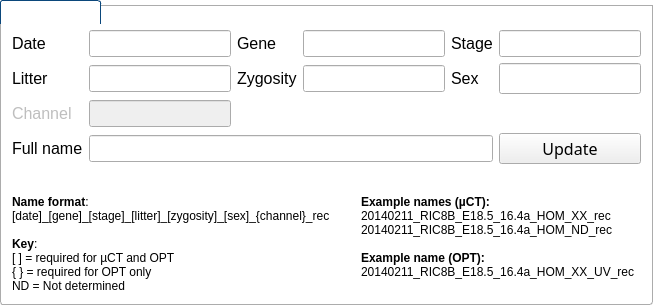
           <widget class="QGroupBox" name="groupBoxID">
            <property name="font">
             <font>
              <pointsize>12</pointsize>
             </font>
            </property>
            <property name="styleSheet">
             <string notr="true">QGroupBox
{
    background-color:transparent;
    border-bottom-left-radius: 3px;
    border-bottom-right-radius: 3px;
    border: 1px solid #acacac;
    margin-top: 5px;
}

QGroupBox::title
{
    subcontrol-origin: margin;
    border-top-left-radius: 3px;
    border-top-right-radius: 3px;
    border: 1px solid #0b477b;
    border-bottom: none;
    background-color: qlineargradient(x1: 0, y1: 0, x2: 0, y2: 1,
        stop: 0 #005192, stop: 1 #002f60);
    padding: 2 2px;
    color: white;
}</string>
            </property>
            <property name="title">
             <string>Identification</string>
            </property>
            <layout class="QGridLayout" name="gridLayout_6">
             <item row="0" column="0">
              <spacer name="verticalSpacer_3">
               <property name="orientation">
                <enum>Qt::Vertical</enum>
               </property>
               <property name="sizeType">
                <enum>QSizePolicy::Fixed</enum>
               </property>
               <property name="sizeHint" stdset="0">
                <size>
                 <width>20</width>
                 <height>13</height>
                </size>
               </property>
              </spacer>
             </item>
             <item row="1" column="0">
              <layout class="QVBoxLayout" name="verticalLayout">
               <item>
                <layout class="QGridLayout" name="gridLayoutIDs">
                 <item row="0" column="4">
                  <widget class="QLabel" name="labelAge">
                   <property name="font">
                    <font>
                     <pointsize>12</pointsize>
                    </font>
                   </property>
                   <property name="text">
                    <string>Stage</string>
                   </property>
                  </widget>
                 </item>
                 <item row="0" column="3">
                  <widget class="QLineEdit" name="lineEditGroup">
                   <property name="font">
                    <font>
                     <pointsize>12</pointsize>
                    </font>
                   </property>
                   <property name="readOnly">
                    <bool>true</bool>
                   </property>
                  </widget>
                 </item>
                 <item row="0" column="1">
                  <widget class="QLineEdit" name="lineEditDate">
                   <property name="sizePolicy">
                    <sizepolicy hsizetype="Fixed" vsizetype="Fixed">
                     <horstretch>0</horstretch>
                     <verstretch>0</verstretch>
                    </sizepolicy>
                   </property>
                   <property name="font">
                    <font>
                     <pointsize>12</pointsize>
                    </font>
                   </property>
                   <property name="text">
                    <string/>
                   </property>
                   <property name="readOnly">
                    <bool>true</bool>
                   </property>
                  </widget>
                 </item>
                 <item row="0" column="5">
                  <widget class="QLineEdit" name="lineEditAge">
                   <property name="font">
                    <font>
                     <pointsize>12</pointsize>
                    </font>
                   </property>
                   <property name="readOnly">
                    <bool>true</bool>
                   </property>
                  </widget>
                 </item>
                 <item row="0" column="0">
                  <widget class="QLabel" name="labelDate">
                   <property name="font">
                    <font>
                     <pointsize>12</pointsize>
                    </font>
                   </property>
                   <property name="text">
                    <string>Date</string>
                   </property>
                  </widget>
                 </item>
                 <item row="0" column="2">
                  <widget class="QLabel" name="labelGroup">
                   <property name="font">
                    <font>
                     <pointsize>12</pointsize>
                    </font>
                   </property>
                   <property name="text">
                    <string>Gene</string>
                   </property>
                  </widget>
                 </item>
                 <item row="1" column="3">
                  <widget class="QLineEdit" name="lineEditZygosity">
                   <property name="font">
                    <font>
                     <pointsize>12</pointsize>
                    </font>
                   </property>
                   <property name="layoutDirection">
                    <enum>Qt::LeftToRight</enum>
                   </property>
                   <property name="readOnly">
                    <bool>true</bool>
                   </property>
                  </widget>
                 </item>
                 <item row="1" column="2">
                  <widget class="QLabel" name="labelZygosity">
                   <property name="font">
                    <font>
                     <pointsize>12</pointsize>
                    </font>
                   </property>
                   <property name="text">
                    <string>Zygosity</string>
                   </property>
                  </widget>
                 </item>
                 <item row="1" column="4">
                  <widget class="QLabel" name="labelSex">
                   <property name="font">
                    <font>
                     <pointsize>12</pointsize>
                    </font>
                   </property>
                   <property name="text">
                    <string>Sex</string>
                   </property>
                  </widget>
                 </item>
                 <item row="2" column="0">
                  <widget class="QLabel" name="labelChannel">
                   <property name="enabled">
                    <bool>false</bool>
                   </property>
                   <property name="font">
                    <font>
                     <pointsize>12</pointsize>
                    </font>
                   </property>
                   <property name="text">
                    <string>Channel</string>
                   </property>
                  </widget>
                 </item>
                 <item row="2" column="1">
                  <widget class="QLineEdit" name="lineEditChannel">
                   <property name="enabled">
                    <bool>false</bool>
                   </property>
                   <property name="font">
                    <font>
                     <pointsize>12</pointsize>
                    </font>
                   </property>
                   <property name="readOnly">
                    <bool>true</bool>
                   </property>
                  </widget>
                 </item>
                 <item row="1" column="1">
                  <widget class="QLineEdit" name="lineEditLitter">
                   <property name="font">
                    <font>
                     <pointsize>12</pointsize>
                    </font>
                   </property>
                   <property name="layoutDirection">
                    <enum>Qt::LeftToRight</enum>
                   </property>
                   <property name="text">
                    <string/>
                   </property>
                   <property name="readOnly">
                    <bool>true</bool>
                   </property>
                  </widget>
                 </item>
                 <item row="1" column="0">
                  <widget class="QLabel" name="labelLitter">
                   <property name="font">
                    <font>
                     <pointsize>12</pointsize>
                    </font>
                   </property>
                   <property name="text">
                    <string>Litter</string>
                   </property>
                  </widget>
                 </item>
                 <item row="1" column="5">
                  <widget class="QLineEdit" name="lineEditSex">
                   <property name="font">
                    <font>
                     <family>Sans Serif</family>
                     <pointsize>12</pointsize>
                    </font>
                   </property>
                   <property name="readOnly">
                    <bool>true</bool>
                   </property>
                  </widget>
                 </item>
                 <item row="3" column="0">
                  <widget class="QLabel" name="labelName">
                   <property name="font">
                    <font>
                     <pointsize>12</pointsize>
                    </font>
                   </property>
                   <property name="text">
                    <string>Full name</string>
                   </property>
                  </widget>
                 </item>
                 <item row="3" column="1" colspan="4">
                  <widget class="QLineEdit" name="lineEditName">
                   <property name="font">
                    <font>
                     <pointsize>12</pointsize>
                    </font>
                   </property>
                   <property name="toolTip">
                    <string>&lt;html&gt;&lt;head/&gt;&lt;body&gt;&lt;p&gt;You can update the name of recon here and check to see if it is in the right format. &lt;/p&gt;&lt;p&gt;Each identifier is separated by a underscore _ &lt;/p&gt;&lt;p&gt;Any additional info can be stored after &amp;quot;rec&amp;quot;:&lt;/p&gt;&lt;p&gt;[date]_[gene]_[stage]_[litter]_[zygosity]_[sex]_rec_[any additional info]&lt;/p&gt;&lt;/body&gt;&lt;/html&gt;</string>
                   </property>
                   <property name="readOnly">
                    <bool>false</bool>
                   </property>
                  </widget>
                 </item>
                 <item row="3" column="5">
                  <widget class="QPushButton" name="pushButtonUpdate">
                   <property name="font">
                    <font>
                     <family>Sans Serif</family>
                     <pointsize>12</pointsize>
                    </font>
                   </property>
                   <property name="text">
                    <string>Update</string>
                   </property>
                  </widget>
                 </item>
                </layout>
               </item>
              </layout>
             </item>
             <item row="5" column="0">
              <spacer name="verticalSpacer_7">
               <property name="orientation">
                <enum>Qt::Vertical</enum>
               </property>
               <property name="sizeType">
                <enum>QSizePolicy::Fixed</enum>
               </property>
               <property name="sizeHint" stdset="0">
                <size>
                 <width>20</width>
                 <height>25</height>
                </size>
               </property>
              </spacer>
             </item>
             <item row="6" column="0">
              <layout class="QHBoxLayout" name="horizontalLayout_4">
               <item>
                <widget class="QLabel" name="label_7">
                 <property name="font">
                  <font>
                   <pointsize>9</pointsize>
                  </font>
                 </property>
                 <property name="text">
                  <string>&lt;b&gt;Name format&lt;/b&gt;: 
&lt;br&gt;[date]_[gene]_[stage]_[litter]_[zygosity]_[sex]_{channel}_rec 
&lt;br&gt;&lt;br&gt;&lt;b&gt;Key&lt;/b&gt;: 
&lt;br&gt;[ ] = required for µCT and OPT 
&lt;br&gt;{ } = required for OPT only 
&lt;br&gt;ND = Not determined </string>
                 </property>
                 <property name="alignment">
                  <set>Qt::AlignLeading|Qt::AlignLeft|Qt::AlignTop</set>
                 </property>
                </widget>
               </item>
               <item>
                <spacer name="horizontalSpacer_2">
                 <property name="orientation">
                  <enum>Qt::Horizontal</enum>
                 </property>
                 <property name="sizeType">
                  <enum>QSizePolicy::Fixed</enum>
                 </property>
                 <property name="sizeHint" stdset="0">
                  <size>
                   <width>15</width>
                   <height>20</height>
                  </size>
                 </property>
                </spacer>
               </item>
               <item>
                <spacer name="horizontalSpacer">
                 <property name="orientation">
                  <enum>Qt::Horizontal</enum>
                 </property>
                 <property name="sizeType">
                  <enum>QSizePolicy::Maximum</enum>
                 </property>
                 <property name="sizeHint" stdset="0">
                  <size>
                   <width>10</width>
                   <height>20</height>
                  </size>
                 </property>
                </spacer>
               </item>
               <item>
                <widget class="QLabel" name="label_6">
                 <property name="font">
                  <font>
                   <pointsize>9</pointsize>
                  </font>
                 </property>
                 <property name="text">
                  <string>&lt;b&gt;Example names (µCT):&lt;/b&gt;
&lt;br&gt;20140211_RIC8B_E18.5_16.4a_HOM_XX_rec
&lt;br&gt;20140211_RIC8B_E18.5_16.4a_HOM_ND_rec      
&lt;br&gt;&lt;br&gt;&lt;b&gt;Example name (OPT):&lt;/b&gt;
&lt;br&gt;20140211_RIC8B_E18.5_16.4a_HOM_XX_UV_rec</string>
                 </property>
                 <property name="alignment">
                  <set>Qt::AlignLeading|Qt::AlignLeft|Qt::AlignTop</set>
                 </property>
                </widget>
               </item>
              </layout>
             </item>
            </layout>
           </widget>
